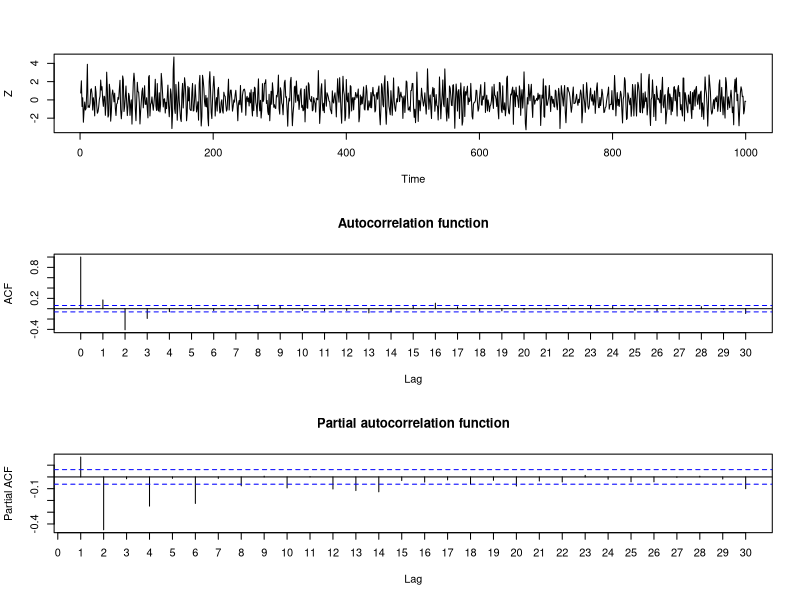

Source code (R):
# Lista 1 - Exercicio 3 - item c
# Zt = 0,4*Zt-1 + at - 0,3*at-1 - 0,8*at-2 ==> ARMA(p, q), p=1, q=2 ==> ARMA(1,2)
set.seed(666)

N <- 1000

noise <- rnorm(N, 0, 1)

phi.1 <- .4
theta.1 <- -.3
theta.2 <- -.8

Z <- noise[1]

Z[2] <- phi.1*Z[1] + noise[2] + theta.1*noise[1]

# t >= 3
for (t in 3:N) {
  Z[t] = phi.1*Z[t-1] + noise[t] + theta.1*noise[t-1] + theta.2*noise[t-2]
}

par(mfrow=c(3,1))
ts.plot(Z)

acf(Z, type = "correlation", plot = T, main = "Autocorrelation function", xaxt = 'n')
axis(1, at = seq(0, 30), by = 1)

acf(Z, type = "partial", plot = T, main = "Partial autocorrelation function", xaxt = 'n')
axis(1, at = seq(0, 30), by = 1)